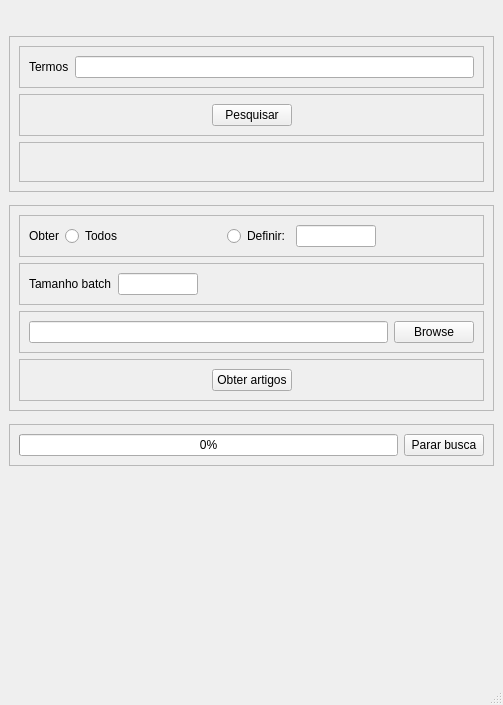
<?xml version="1.0" encoding="UTF-8"?>
<ui version="4.0">
 <class>MainWindow</class>
 <widget class="QMainWindow" name="MainWindow">
  <property name="geometry">
   <rect>
    <x>0</x>
    <y>0</y>
    <width>503</width>
    <height>705</height>
   </rect>
  </property>
  <property name="minimumSize">
   <size>
    <width>500</width>
    <height>700</height>
   </size>
  </property>
  <property name="windowTitle">
   <string>MainWindow</string>
  </property>
  <widget class="QWidget" name="centralwidget">
   <layout class="QVBoxLayout" name="verticalLayout">
    <property name="spacing">
     <number>13</number>
    </property>
    <property name="bottomMargin">
     <number>9</number>
    </property>
    <item>
     <layout class="QHBoxLayout" name="horizontalLayout">
      <item>
       <widget class="QLabel" name="label">
        <property name="text">
         <string/>
        </property>
        <property name="pixmap">
         <pixmap>img/pubmed_sm.png</pixmap>
        </property>
        <property name="alignment">
         <set>Qt::AlignCenter</set>
        </property>
       </widget>
      </item>
     </layout>
    </item>
    <item>
     <widget class="QFrame" name="frame_search">
      <property name="frameShape">
       <enum>QFrame::StyledPanel</enum>
      </property>
      <property name="frameShadow">
       <enum>QFrame::Raised</enum>
      </property>
      <layout class="QVBoxLayout" name="verticalLayout_3">
       <item>
        <widget class="QFrame" name="frame_5">
         <property name="frameShape">
          <enum>QFrame::StyledPanel</enum>
         </property>
         <property name="frameShadow">
          <enum>QFrame::Raised</enum>
         </property>
         <layout class="QHBoxLayout" name="horizontalLayout_7">
          <item>
           <widget class="QLabel" name="query_label">
            <property name="text">
             <string>Termos</string>
            </property>
           </widget>
          </item>
          <item>
           <widget class="QLineEdit" name="query_input"/>
          </item>
         </layout>
        </widget>
       </item>
       <item>
        <widget class="QFrame" name="frame_8">
         <property name="frameShape">
          <enum>QFrame::StyledPanel</enum>
         </property>
         <property name="frameShadow">
          <enum>QFrame::Raised</enum>
         </property>
         <layout class="QHBoxLayout" name="horizontalLayout_2">
          <item>
           <spacer name="horizontalSpacer_2">
            <property name="orientation">
             <enum>Qt::Horizontal</enum>
            </property>
            <property name="sizeHint" stdset="0">
             <size>
              <width>40</width>
              <height>20</height>
             </size>
            </property>
           </spacer>
          </item>
          <item>
           <widget class="QPushButton" name="search_button">
            <property name="text">
             <string>Pesquisar</string>
            </property>
           </widget>
          </item>
          <item>
           <spacer name="horizontalSpacer_3">
            <property name="orientation">
             <enum>Qt::Horizontal</enum>
            </property>
            <property name="sizeHint" stdset="0">
             <size>
              <width>40</width>
              <height>20</height>
             </size>
            </property>
           </spacer>
          </item>
         </layout>
        </widget>
       </item>
       <item>
        <widget class="QFrame" name="frame_9">
         <property name="frameShape">
          <enum>QFrame::StyledPanel</enum>
         </property>
         <property name="frameShadow">
          <enum>QFrame::Raised</enum>
         </property>
         <layout class="QHBoxLayout" name="horizontalLayout_4">
          <item>
           <widget class="QLabel" name="result_label">
            <property name="font">
             <font>
              <pointsize>11</pointsize>
              <weight>50</weight>
              <bold>false</bold>
             </font>
            </property>
            <property name="styleSheet">
             <string notr="true">color: rgb(57, 120, 173);</string>
            </property>
            <property name="text">
             <string> </string>
            </property>
           </widget>
          </item>
          <item>
           <spacer name="horizontalSpacer_6">
            <property name="orientation">
             <enum>Qt::Horizontal</enum>
            </property>
            <property name="sizeHint" stdset="0">
             <size>
              <width>40</width>
              <height>20</height>
             </size>
            </property>
           </spacer>
          </item>
         </layout>
        </widget>
       </item>
      </layout>
     </widget>
    </item>
    <item>
     <widget class="QFrame" name="frame_get_articles">
      <property name="frameShape">
       <enum>QFrame::StyledPanel</enum>
      </property>
      <property name="frameShadow">
       <enum>QFrame::Raised</enum>
      </property>
      <layout class="QVBoxLayout" name="verticalLayout_2">
       <item>
        <widget class="QFrame" name="frame">
         <property name="frameShape">
          <enum>QFrame::StyledPanel</enum>
         </property>
         <property name="frameShadow">
          <enum>QFrame::Raised</enum>
         </property>
         <layout class="QHBoxLayout" name="horizontalLayout_9">
          <item>
           <widget class="QLabel" name="amout_label">
            <property name="text">
             <string>Obter</string>
            </property>
           </widget>
          </item>
          <item>
           <widget class="QRadioButton" name="radio_all">
            <property name="text">
             <string>Todos</string>
            </property>
           </widget>
          </item>
          <item>
           <spacer name="horizontalSpacer_8">
            <property name="orientation">
             <enum>Qt::Horizontal</enum>
            </property>
            <property name="sizeHint" stdset="0">
             <size>
              <width>40</width>
              <height>20</height>
             </size>
            </property>
           </spacer>
          </item>
          <item>
           <widget class="QRadioButton" name="radio_number">
            <property name="text">
             <string>Definir:</string>
            </property>
           </widget>
          </item>
          <item>
           <widget class="QLineEdit" name="total_input">
            <property name="minimumSize">
             <size>
              <width>60</width>
              <height>0</height>
             </size>
            </property>
            <property name="maximumSize">
             <size>
              <width>80</width>
              <height>16777215</height>
             </size>
            </property>
           </widget>
          </item>
          <item>
           <spacer name="horizontalSpacer_7">
            <property name="orientation">
             <enum>Qt::Horizontal</enum>
            </property>
            <property name="sizeHint" stdset="0">
             <size>
              <width>40</width>
              <height>20</height>
             </size>
            </property>
           </spacer>
          </item>
         </layout>
        </widget>
       </item>
       <item>
        <widget class="QFrame" name="frame_3">
         <property name="frameShape">
          <enum>QFrame::StyledPanel</enum>
         </property>
         <property name="frameShadow">
          <enum>QFrame::Raised</enum>
         </property>
         <layout class="QHBoxLayout" name="horizontalLayout_5">
          <item>
           <widget class="QLabel" name="batch_label">
            <property name="text">
             <string>Tamanho batch</string>
            </property>
           </widget>
          </item>
          <item>
           <widget class="QLineEdit" name="batch_input">
            <property name="minimumSize">
             <size>
              <width>60</width>
              <height>0</height>
             </size>
            </property>
            <property name="maximumSize">
             <size>
              <width>80</width>
              <height>16777215</height>
             </size>
            </property>
           </widget>
          </item>
          <item>
           <spacer name="horizontalSpacer">
            <property name="orientation">
             <enum>Qt::Horizontal</enum>
            </property>
            <property name="sizeHint" stdset="0">
             <size>
              <width>40</width>
              <height>20</height>
             </size>
            </property>
           </spacer>
          </item>
         </layout>
        </widget>
       </item>
       <item>
        <widget class="QFrame" name="frame_2">
         <property name="frameShape">
          <enum>QFrame::StyledPanel</enum>
         </property>
         <property name="frameShadow">
          <enum>QFrame::Raised</enum>
         </property>
         <layout class="QHBoxLayout" name="horizontalLayout_3">
          <item>
           <widget class="QLineEdit" name="filename_input">
            <property name="text">
             <string/>
            </property>
           </widget>
          </item>
          <item>
           <widget class="QPushButton" name="browse_filesystem">
            <property name="text">
             <string>Browse</string>
            </property>
           </widget>
          </item>
         </layout>
        </widget>
       </item>
       <item>
        <widget class="QFrame" name="frame_4">
         <property name="frameShape">
          <enum>QFrame::StyledPanel</enum>
         </property>
         <property name="frameShadow">
          <enum>QFrame::Raised</enum>
         </property>
         <layout class="QHBoxLayout" name="horizontalLayout_6">
          <item>
           <spacer name="horizontalSpacer_4">
            <property name="orientation">
             <enum>Qt::Horizontal</enum>
            </property>
            <property name="sizeHint" stdset="0">
             <size>
              <width>40</width>
              <height>20</height>
             </size>
            </property>
           </spacer>
          </item>
          <item>
           <widget class="QPushButton" name="get_articles_button">
            <property name="text">
             <string>Obter artigos</string>
            </property>
           </widget>
          </item>
          <item>
           <spacer name="horizontalSpacer_5">
            <property name="orientation">
             <enum>Qt::Horizontal</enum>
            </property>
            <property name="sizeHint" stdset="0">
             <size>
              <width>40</width>
              <height>20</height>
             </size>
            </property>
           </spacer>
          </item>
         </layout>
        </widget>
       </item>
      </layout>
     </widget>
    </item>
    <item>
     <widget class="QFrame" name="frame_progress">
      <property name="frameShape">
       <enum>QFrame::StyledPanel</enum>
      </property>
      <property name="frameShadow">
       <enum>QFrame::Raised</enum>
      </property>
      <layout class="QHBoxLayout" name="horizontalLayout_8">
       <item>
        <widget class="QProgressBar" name="get_articles_progress">
         <property name="value">
          <number>0</number>
         </property>
        </widget>
       </item>
       <item>
        <widget class="QPushButton" name="stop_get_articles_button">
         <property name="text">
          <string>Parar busca</string>
         </property>
        </widget>
       </item>
      </layout>
     </widget>
    </item>
    <item>
     <spacer name="verticalSpacer">
      <property name="orientation">
       <enum>Qt::Vertical</enum>
      </property>
      <property name="sizeHint" stdset="0">
       <size>
        <width>20</width>
        <height>40</height>
       </size>
      </property>
     </spacer>
    </item>
   </layout>
  </widget>
  <widget class="QMenuBar" name="menubar">
   <property name="geometry">
    <rect>
     <x>0</x>
     <y>0</y>
     <width>503</width>
     <height>26</height>
    </rect>
   </property>
  </widget>
  <widget class="QStatusBar" name="statusbar"/>
 </widget>
 <resources/>
 <connections/>
</ui>
